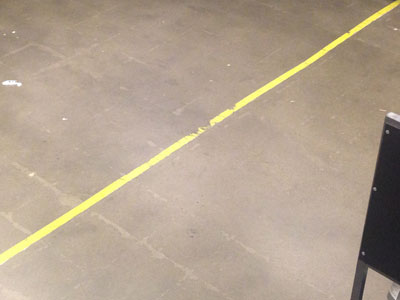
#> input picture vjezba4/floor.jpg, 400 x 300 px
$ python zadatak2.py
#> lines starting #> are read from the running program, lines starting #| are printed output that depends on the picture
# Za sliku po želji primijenite Canny edge detector. Više informacija na: https://docs.opencv.org/master/da/d22/tutorial_py_canny.html

import cv2 as cv
from os.path import dirname
from matplotlib import pyplot as plt

img = cv.imread(cv.samples.findFile(dirname(__file__) + "/floor.jpg"), 0)
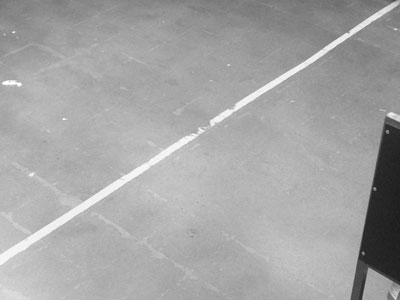
#> img: shape (300, 400); min 28, max 255, mean 165

edges = cv.Canny(img,100,200)
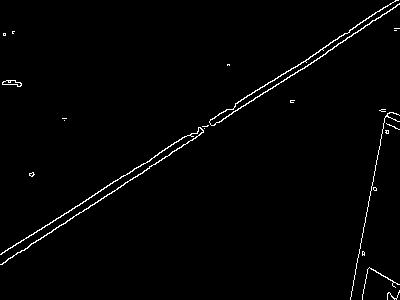
#> edges: shape (300, 400); 1.5% white in thin lines or dots

plt.subplot(121),plt.imshow(img,cmap = 'gray')
plt.title('Original Image'), plt.xticks([]), plt.yticks([])

plt.subplot(122),plt.imshow(edges,cmap = 'gray')
plt.title('Edge Image'), plt.xticks([]), plt.yticks([])

plt.show()
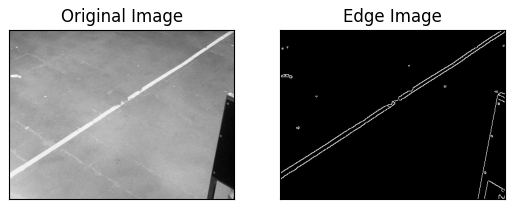
#> figure drawn by matplotlib, 2 panels

$ run again, with vjezba4/circuitboard-saltandpep.tif saved as vjezba4/floor.jpg
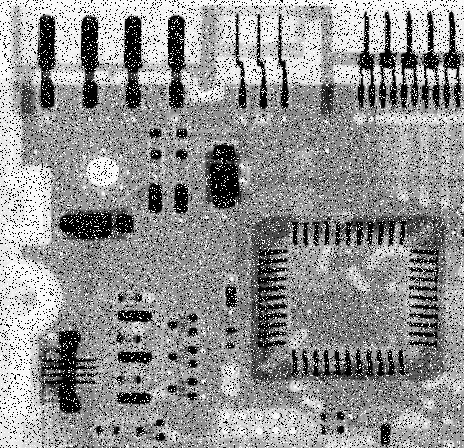
#> input picture vjezba4/circuitboard-saltandpep.tif, 464 x 448 px
#> img is the input picture: shape (448, 464); min 0, max 255, mean 146.2
#> `edges = cv.Canny(img,100,200)`:
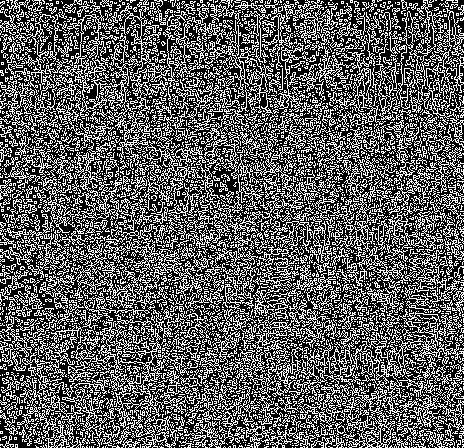
#> edges: shape (448, 464); 37% white in thin lines or dots
#> `plt.show()`:
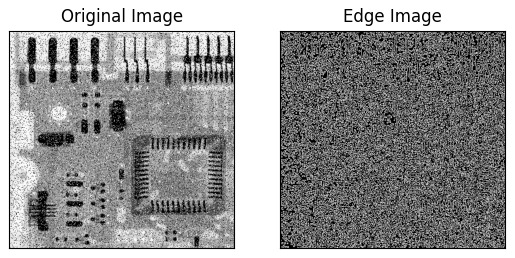
#> figure drawn by matplotlib, 2 panels
